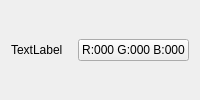
<?xml version="1.0" encoding="UTF-8"?>
<ui version="4.0">
 <class>ColorGUI</class>
 <widget class="QWidget" name="ColorGUI">
  <property name="geometry">
   <rect>
    <x>0</x>
    <y>0</y>
    <width>0</width>
    <height>0</height>
   </rect>
  </property>
  <property name="windowTitle">
   <string>ColorGUI</string>
  </property>
   <layout class="QHBoxLayout" name="horizontalLayout">
    <item>
     <widget class="QLabel" name="label">
      <property name="text">
       <string>TextLabel</string>
      </property>
     </widget>
    </item>
    <item>
     <widget class="QPushButton" name="pushButton">
      <property name="text">
       <string>R:000 G:000 B:000</string>
      </property>
     </widget>
    </item>
   </layout>
 </widget>
 <resources/>
 <connections/>
</ui>
